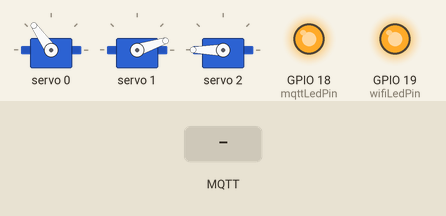
Bench run of a sketch on a simulated ESP32. On the bench: 3 × servo, output pins drawn as LEDs (lit = HIGH). The inputs (shaded band) are chosen by the test bench. WiFi joins after 1.5 s; servers stay silent unless stated; no MQTT or app messages arrive unless stated; what the sketch prints to the serial monitor is not drawn.

Above: at 8.3 s.
8.4 s: MQTT message "5" arrives on the first subscribed topic
At 9.5 s:
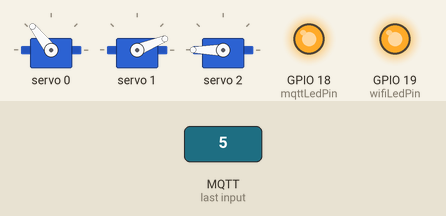
9.9 s: MQTT message "90" arrives on the first subscribed topic
At 10.7 s:
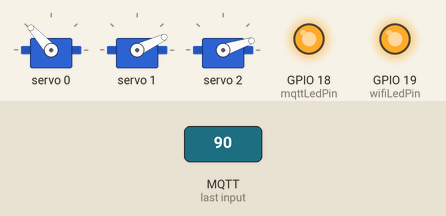
Timing chart, 0 to 12.9 s (numbered marks = the images above; inputs shaded):
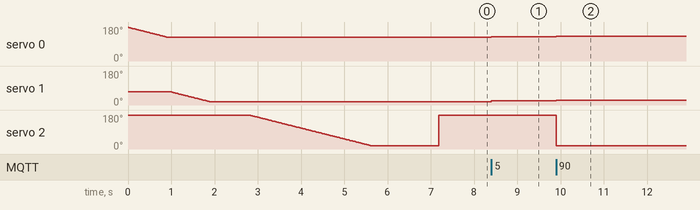

The sketch:

Power_Drive.ino
```cpp
#include <Wire.h>
#include <Adafruit_PWMServoDriver.h>
#include <WiFi.h>
#include <PubSubClient.h>
#include <AccelStepper.h>

// PWM Servo Driver
Adafruit_PWMServoDriver pwm = Adafruit_PWMServoDriver(0x40);

// Servo Channels
// #define BASE_SERVO 0
#define SHOULDER_SERVO 0
#define ELBOW_SERVO 1
#define WRIST_SERVO 2

// Stepper Motor (Base Rotation)
#define STEP_PIN 4
#define DIR_PIN 2
AccelStepper stepper(AccelStepper::DRIVER, STEP_PIN, DIR_PIN);

// Servo Angles
int baseAngle = 0, shoulderAngle = 0, elbowAngle = 0, wristAngle = 0;
bool gripperClosed = false;

// Wi-Fi and MQTT Credentials
const char *ssid = "Your_SSID";
const char *password = "Your_PASSWORD";
const char *mqttServer = "broker.emqx.io";
const int mqttPort = 1883;
const char *mqttUser = "Your_MQTT_Username";
const char *mqttPassword = "Your_MQTT_Password";

// Led Pins
const int wifiLedPin = 19;  // Wi-Fi LED on GPIO-19
const int mqttLedPin = 18;  // MQTT LED on GPIO-18

float prevAngles[2] = {0, 0};  // 2 joints
const float MAX_STEP = 3.0;             // Maximum angle change per update (degrees)

// MQTT Client
WiFiClient espClient;
PubSubClient mqttClient(espClient);

// Function Prototypes
void updateServos();
void mqttCallback(char *topic, byte *message, unsigned int length);
int angleToPulse(int angle);
void controlStepper(float angle);
void smoothStartToAngle(int channel, int targetAngle, int assumedStart = 90,  int delayMs = 20);

/**
 * @brief Initializes the serial communication, I2C bus, PWM servo driver, and stepper motor.
 *        Connects to WiFi and MQTT broker.
 * @details
 * - Initializes serial communication with a baud rate of 115200.
 * - Initializes the I2C bus.
 * - Initializes the PWM servo driver and sets the PWM frequency to 50 Hz.
 * - Initializes the stepper motor and sets its maximum speed and acceleration.
 * - Connects to WiFi with the provided ssid and password.
 * - Connects to the MQTT broker at the provided server and port.
 * - Subscribes to the "robot/angles" topic.
 * - Updates the servo angles to the initial values.
 */
void setup()
{
    Serial.begin(115200);
    Wire.begin();

    pinMode(wifiLedPin, OUTPUT);  // Set Wi-Fi LED pin as output
    pinMode(mqttLedPin, OUTPUT);  // Set MQTT LED pin as output

    pwm.begin();
    pwm.setPWMFreq(50);

    stepper.setMaxSpeed(500);
    stepper.setAcceleration(2500);

    smoothStartToAngle(SHOULDER_SERVO,90,135);
    shoulderAngle = 90;
    prevAngles[0] = 90;

    smoothStartToAngle(ELBOW_SERVO,0,45);
    elbowAngle = 0;
    prevAngles[1] = 0;

    smoothStartToAngle(WRIST_SERVO,0,180);

    WiFi.begin(ssid, password);
    mqttClient.setServer(mqttServer, mqttPort);
    mqttClient.setCallback(mqttCallback);

    while (WiFi.status() != WL_CONNECTED)
    {
        Serial.print(".");
        delay(500);
    }
    Serial.println("WiFi connected!");
    updateLedStatus();  // Update LED status after Wi-Fi is connected

    while (!mqttClient.connected())
    {
        Serial.print("Connecting to MQTT...");
        if (mqttClient.connect("ESP32_ACTUATOR", mqttUser, mqttPassword))
        {
            Serial.println("Connected to MQTT.");
            mqttClient.subscribe("robot/angles");
            updateLedStatus();  // Update LED status after MQTT is connected
        }
        else
        {
            Serial.println("Failed. Retrying...");
            delay(2000);
        }
    }
    updateServos();
    updateLedStatus();  // Update LED status
}

/**
 * @brief Main loop of the program.
 *        Checks for any MQTT messages and updates the stepper motor
 *        if a new angle is received.
 */
void loop()
{
    mqttClient.loop();
    stepper.run();
}

/**
 * @brief MQTT callback function.
 *        Updates the servo angles and the stepper motor when an MQTT message is received.
 *        The message should be in the format "SX:<angleServoX>,SY2:<angleServoY2>,ST:<angleStepperY>,GR:<grip>".
 * @param[in] topic MQTT topic of the message.
 * @param[in] message MQTT message payload.
 * @param[in] length Length of the MQTT message payload.
 */
void mqttCallback(char* topic, byte* message, unsigned int length) {
    String data;
    for (unsigned int i = 0; i < length; i++) {
        data += (char)message[i];
    }
    // Print received data for debugging purposes uncomment if needed
    // Serial.println("Received: " + data);

    float angleServoX, angleServoY2, angleStepperY;
    int grip;
    sscanf(data.c_str(), "SX:%f,SY2:%f,ST:%f,GR:%d", &angleServoX, &angleServoY2, &angleStepperY, &grip);

    shoulderAngle = constrain(map(angleServoX, -90, 90, 90, 160), 90, 160);
    elbowAngle = constrain(map(angleServoY2, -90, 90, 0, 90), 0, 90);
    gripperClosed = grip;

    controlStepper(angleStepperY);
    updateServos();
}

/**
 * @brief Move the stepper motor to a specific angle.
 *        The angle should be between -90 and 90 degrees.
 *        The stepper motor will move to the specified angle and stop.
 * @param[in] angle Angle to move the stepper motor to, in degrees.
 */
void controlStepper(float angle)
{
    stepper.moveTo(map(angle, -90, 90, -3200, 3200));
}


/**
 * @brief Updates the servo motor positions for shoulder, elbow, and wrist joints.
 *        The function ensures smooth transitions by limiting the change in angle
 *        per update to a maximum step size. The wrist servo is controlled based
 *        on the gripper state, either fully open or fully closed.
 * @details
 * - The shoulder and elbow servo angles are updated incrementally to ensure smooth movement.
 * - The delta angle is capped by MAX_STEP to prevent abrupt movements.
 * - The wrist servo is set to 0 degrees if the gripper is closed and 180 degrees if open.
 */
void updateServos()
{
    // Shoulder
    float deltaS = shoulderAngle - prevAngles[0];
    if (abs(deltaS) > MAX_STEP) deltaS = (deltaS > 0) ? MAX_STEP : -MAX_STEP;
    prevAngles[0] += deltaS;
    // Serial.println("Old S: " + String(shoulderAngle) + " New S: " + String(prevAngles[0])); // For debugging uncomment if needed
    pwm.setPWM(SHOULDER_SERVO, 0, angleToPulse(prevAngles[0]));

    // Elbow
    float deltaE = elbowAngle - prevAngles[1];
    if (abs(deltaE) > MAX_STEP) deltaE = (deltaE > 0) ? MAX_STEP : -MAX_STEP;
    prevAngles[1] += deltaE;
    // Serial.println("Old E: " + String(elbowAngle) + " New E: " + String(prevAngles[1])); // For debugging uncomment if needed
    pwm.setPWM(ELBOW_SERVO, 0, angleToPulse(prevAngles[1]));

    pwm.setPWM(WRIST_SERVO, 0, angleToPulse(gripperClosed ? 0 : 180));
}

/**
 * @brief Converts an angle in degrees to a pulse length suitable for controlling a servo motor.
 *        The angle should be in the range of 0-180 degrees.
 *        The pulse length is mapped from the range of 0-180 degrees to the range of 150-600,
 *        which is a good range for most servo motors.
 * @param[in] angle Angle to convert, in degrees.
 * @return Pulse length suitable for controlling a servo motor, in microseconds.
 */
int angleToPulse(int angle)
{
    int pulse = map(angle, 0, 180, 150, 600); // 150-600 is a good range for most servos
    return pulse;
}

/**
 * @brief Updates the status of the Wi-Fi and MQTT LEDs.
 *        The Wi-Fi LED is HIGH if Wi-Fi is connected, LOW otherwise.
 *        The MQTT LED is HIGH if MQTT is connected, LOW otherwise.
 * @details
 * - Uses the digitalWrite() function to set the LED pin to HIGH or LOW.
 * - Wi-Fi status is checked using the WiFi.status() function.
 * - MQTT status is checked using the mqttClient.connected() function.
 */
void updateLedStatus() {
    // Toggle Wi-Fi LED based on Wi-Fi connection status
    digitalWrite(wifiLedPin, (WiFi.status() == WL_CONNECTED) ? HIGH : LOW);

    // Toggle MQTT LED based on MQTT connection status
    digitalWrite(mqttLedPin, (mqttClient.connected()) ? HIGH : LOW);
}


/**
 * @brief Smoothly moves a servo motor from an assumed starting position to a target position.
 * @param[in] channel The channel number of the servo motor to move.
 * @param[in] targetAngle The target angle of the servo motor.
 * @param[in] assumedStart The assumed starting angle of the servo motor.
 * @param[in] delayMs The delay in milliseconds between each step of the sweep.
 * @details
 * - The function sweeps the servo motor from the assumed starting angle to the target angle.
 * - The sweep is done in either an ascending or descending order based on the comparison of the target angle and the assumed starting angle.
 * - The delay between each step of the sweep is specified by the user.
 */
void smoothStartToAngle(int channel, int targetAngle, int assumedStart, int delayMs) {

  // Sweep from assumed position to target
  if (targetAngle < assumedStart) {
    for (int angle = assumedStart; angle >= targetAngle; angle--) {
      pwm.setPWM(channel, 0, angleToPulse(angle));
      delay(delayMs);
    }
  } else {
    for (int angle = assumedStart; angle <= targetAngle; angle++) {
      pwm.setPWM(channel, 0, angleToPulse(angle));
      delay(delayMs);
    }
  }
}
```

Measured:
- after the input at 8.4 s, servo 0: 125° → 128° at once; servo 1: 18° → 22° at once
- after the input at 9.9 s, servo 0: 128° → 132° at once; servo 1: 22° → 25° at once; servo 2: 180° → 18° at once
